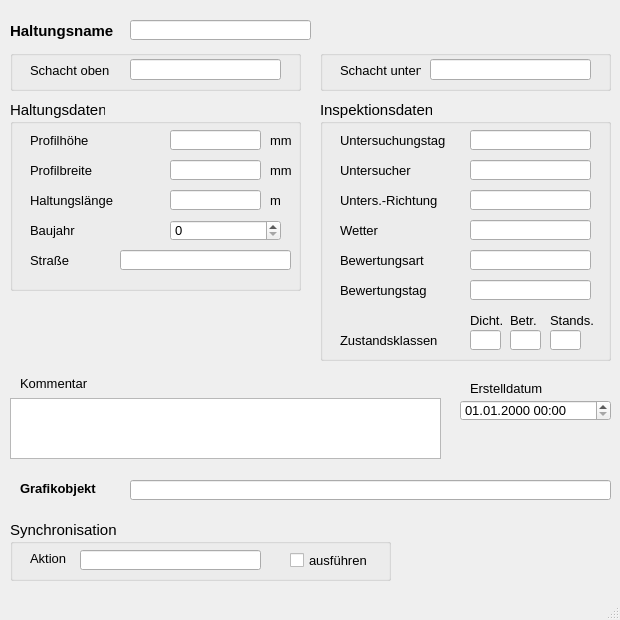
<?xml version="1.0" encoding="UTF-8"?>
<ui version="4.0">
 <class>MainWindow</class>
 <widget class="QMainWindow" name="MainWindow">
  <property name="geometry">
   <rect>
    <x>0</x>
    <y>0</y>
    <width>620</width>
    <height>620</height>
   </rect>
  </property>
  <property name="sizePolicy">
   <sizepolicy hsizetype="Preferred" vsizetype="Preferred">
    <horstretch>0</horstretch>
    <verstretch>0</verstretch>
   </sizepolicy>
  </property>
  <property name="minimumSize">
   <size>
    <width>620</width>
    <height>620</height>
   </size>
  </property>
  <property name="maximumSize">
   <size>
    <width>16777215</width>
    <height>16777215</height>
   </size>
  </property>
  <property name="baseSize">
   <size>
    <width>0</width>
    <height>0</height>
   </size>
  </property>
  <property name="font">
   <font>
    <family>Tahoma</family>
    <pointsize>10</pointsize>
   </font>
  </property>
  <property name="windowTitle">
   <string>Haltung Untersuchungsdaten</string>
  </property>
  <widget class="QWidget" name="centralwidget">
   <widget class="QLabel" name="label">
    <property name="geometry">
     <rect>
      <x>10</x>
      <y>20</y>
      <width>131</width>
      <height>21</height>
     </rect>
    </property>
    <property name="font">
     <font>
      <family>Tahoma</family>
      <pointsize>11</pointsize>
      <weight>75</weight>
      <bold>true</bold>
     </font>
    </property>
    <property name="text">
     <string>Haltungsname</string>
    </property>
   </widget>
   <widget class="QGroupBox" name="groupBox">
    <property name="geometry">
     <rect>
      <x>10</x>
      <y>50</y>
      <width>291</width>
      <height>41</height>
     </rect>
    </property>
    <property name="font">
     <font>
      <family>Tahoma</family>
      <pointsize>11</pointsize>
     </font>
    </property>
    <property name="title">
     <string/>
    </property>
    <widget class="QLabel" name="label_3">
     <property name="geometry">
      <rect>
       <x>20</x>
       <y>10</y>
       <width>91</width>
       <height>21</height>
      </rect>
     </property>
     <property name="font">
      <font>
       <family>Tahoma</family>
       <pointsize>10</pointsize>
      </font>
     </property>
     <property name="text">
      <string>Schacht oben</string>
     </property>
    </widget>
    <widget class="QLineEdit" name="schoben">
     <property name="geometry">
      <rect>
       <x>120</x>
       <y>9</y>
       <width>151</width>
       <height>21</height>
      </rect>
     </property>
     <property name="font">
      <font>
       <family>Tahoma</family>
       <pointsize>10</pointsize>
      </font>
     </property>
     <property name="toolTip">
      <string>&lt;html&gt;&lt;head/&gt;&lt;body&gt;&lt;p&gt;Name des oberen Schachts&lt;/p&gt;&lt;/body&gt;&lt;/html&gt;</string>
     </property>
     <property name="statusTip">
      <string>Name des oberen Schachts</string>
     </property>
    </widget>
   </widget>
   <widget class="QGroupBox" name="groupBox_3">
    <property name="geometry">
     <rect>
      <x>320</x>
      <y>50</y>
      <width>291</width>
      <height>41</height>
     </rect>
    </property>
    <property name="font">
     <font>
      <family>Tahoma</family>
      <pointsize>11</pointsize>
     </font>
    </property>
    <property name="title">
     <string/>
    </property>
    <widget class="QLabel" name="label_9">
     <property name="geometry">
      <rect>
       <x>20</x>
       <y>10</y>
       <width>81</width>
       <height>21</height>
      </rect>
     </property>
     <property name="font">
      <font>
       <family>Tahoma</family>
       <pointsize>10</pointsize>
      </font>
     </property>
     <property name="text">
      <string>Schacht unten</string>
     </property>
    </widget>
    <widget class="QLineEdit" name="schunten">
     <property name="geometry">
      <rect>
       <x>110</x>
       <y>9</y>
       <width>161</width>
       <height>21</height>
      </rect>
     </property>
     <property name="font">
      <font>
       <family>Tahoma</family>
       <pointsize>10</pointsize>
      </font>
     </property>
     <property name="toolTip">
      <string>&lt;html&gt;&lt;head/&gt;&lt;body&gt;&lt;p&gt;Name des unteren Schachts&lt;/p&gt;&lt;/body&gt;&lt;/html&gt;</string>
     </property>
     <property name="statusTip">
      <string>Name des unteren Schachts</string>
     </property>
    </widget>
   </widget>
   <widget class="QTextEdit" name="kommentar">
    <property name="geometry">
     <rect>
      <x>10</x>
      <y>398</y>
      <width>431</width>
      <height>61</height>
     </rect>
    </property>
    <property name="font">
     <font>
      <family>Tahoma</family>
      <pointsize>10</pointsize>
     </font>
    </property>
    <property name="toolTip">
     <string>&lt;html&gt;&lt;head/&gt;&lt;body&gt;&lt;p&gt;Platz für zusätzliche Kommentare&lt;/p&gt;&lt;/body&gt;&lt;/html&gt;</string>
    </property>
    <property name="statusTip">
     <string>Platz für zusätzliche Kommentare</string>
    </property>
   </widget>
   <widget class="QLabel" name="label_22">
    <property name="geometry">
     <rect>
      <x>20</x>
      <y>373</y>
      <width>81</width>
      <height>21</height>
     </rect>
    </property>
    <property name="font">
     <font>
      <family>Tahoma</family>
      <pointsize>10</pointsize>
     </font>
    </property>
    <property name="text">
     <string>Kommentar</string>
    </property>
   </widget>
   <widget class="QLineEdit" name="haltnam">
    <property name="geometry">
     <rect>
      <x>130</x>
      <y>20</y>
      <width>181</width>
      <height>20</height>
     </rect>
    </property>
    <property name="font">
     <font>
      <family>Tahoma</family>
      <pointsize>10</pointsize>
     </font>
    </property>
    <property name="toolTip">
     <string>&lt;html&gt;&lt;head/&gt;&lt;body&gt;&lt;p&gt;Eindeutige Bezeichung&lt;/p&gt;&lt;/body&gt;&lt;/html&gt;</string>
    </property>
    <property name="statusTip">
     <string>Eindeutige Bezeichung</string>
    </property>
   </widget>
   <widget class="QGroupBox" name="groupBox_2">
    <property name="geometry">
     <rect>
      <x>10</x>
      <y>100</y>
      <width>291</width>
      <height>191</height>
     </rect>
    </property>
    <property name="font">
     <font>
      <family>Tahoma</family>
      <pointsize>11</pointsize>
     </font>
    </property>
    <property name="title">
     <string>Haltungsdaten</string>
    </property>
    <widget class="QLabel" name="label_7">
     <property name="geometry">
      <rect>
       <x>20</x>
       <y>60</y>
       <width>101</width>
       <height>21</height>
      </rect>
     </property>
     <property name="font">
      <font>
       <family>Tahoma</family>
       <pointsize>10</pointsize>
      </font>
     </property>
     <property name="text">
      <string>Profilbreite</string>
     </property>
    </widget>
    <widget class="QLabel" name="label_20">
     <property name="geometry">
      <rect>
       <x>260</x>
       <y>60</y>
       <width>31</width>
       <height>21</height>
      </rect>
     </property>
     <property name="font">
      <font>
       <family>Tahoma</family>
       <pointsize>10</pointsize>
      </font>
     </property>
     <property name="text">
      <string>mm</string>
     </property>
    </widget>
    <widget class="QLabel" name="label_21">
     <property name="geometry">
      <rect>
       <x>260</x>
       <y>90</y>
       <width>31</width>
       <height>21</height>
      </rect>
     </property>
     <property name="font">
      <font>
       <family>Tahoma</family>
       <pointsize>10</pointsize>
      </font>
     </property>
     <property name="text">
      <string>m </string>
     </property>
    </widget>
    <widget class="QLineEdit" name="laenge">
     <property name="geometry">
      <rect>
       <x>160</x>
       <y>90</y>
       <width>91</width>
       <height>20</height>
      </rect>
     </property>
     <property name="font">
      <font>
       <family>Tahoma</family>
       <pointsize>10</pointsize>
      </font>
     </property>
     <property name="toolTip">
      <string/>
     </property>
     <property name="statusTip">
      <string/>
     </property>
    </widget>
    <widget class="QLabel" name="label_17">
     <property name="geometry">
      <rect>
       <x>20</x>
       <y>90</y>
       <width>131</width>
       <height>21</height>
      </rect>
     </property>
     <property name="font">
      <font>
       <family>Tahoma</family>
       <pointsize>10</pointsize>
      </font>
     </property>
     <property name="text">
      <string>Haltungslänge</string>
     </property>
    </widget>
    <widget class="QLineEdit" name="hoehe">
     <property name="geometry">
      <rect>
       <x>160</x>
       <y>30</y>
       <width>91</width>
       <height>20</height>
      </rect>
     </property>
     <property name="font">
      <font>
       <family>Tahoma</family>
       <pointsize>10</pointsize>
      </font>
     </property>
     <property name="toolTip">
      <string>&lt;html&gt;&lt;head/&gt;&lt;body&gt;&lt;p&gt;Bedeutung hängt vom Profiltyp ab&lt;/p&gt;&lt;/body&gt;&lt;/html&gt;</string>
     </property>
     <property name="statusTip">
      <string>Bedeutung hängt vom Profiltyp ab</string>
     </property>
    </widget>
    <widget class="QLabel" name="label_16">
     <property name="geometry">
      <rect>
       <x>260</x>
       <y>30</y>
       <width>31</width>
       <height>21</height>
      </rect>
     </property>
     <property name="font">
      <font>
       <family>Tahoma</family>
       <pointsize>10</pointsize>
      </font>
     </property>
     <property name="text">
      <string>mm</string>
     </property>
    </widget>
    <widget class="QLineEdit" name="breite">
     <property name="geometry">
      <rect>
       <x>160</x>
       <y>60</y>
       <width>91</width>
       <height>20</height>
      </rect>
     </property>
     <property name="font">
      <font>
       <family>Tahoma</family>
       <pointsize>10</pointsize>
      </font>
     </property>
     <property name="toolTip">
      <string>&lt;html&gt;&lt;head/&gt;&lt;body&gt;&lt;p&gt;Bedeutung hängt vom Profiltyp ab&lt;/p&gt;&lt;/body&gt;&lt;/html&gt;</string>
     </property>
     <property name="statusTip">
      <string>Bedeutung hängt vom Profiltyp ab</string>
     </property>
    </widget>
    <widget class="QLabel" name="label_6">
     <property name="geometry">
      <rect>
       <x>20</x>
       <y>30</y>
       <width>101</width>
       <height>21</height>
      </rect>
     </property>
     <property name="font">
      <font>
       <family>Tahoma</family>
       <pointsize>10</pointsize>
      </font>
     </property>
     <property name="text">
      <string>Profilhöhe</string>
     </property>
    </widget>
    <widget class="QLabel" name="label_60">
     <property name="geometry">
      <rect>
       <x>20</x>
       <y>120</y>
       <width>131</width>
       <height>21</height>
      </rect>
     </property>
     <property name="font">
      <font>
       <family>Tahoma</family>
       <pointsize>10</pointsize>
      </font>
     </property>
     <property name="text">
      <string>Baujahr</string>
     </property>
    </widget>
    <widget class="QSpinBox" name="Baujahr">
     <property name="geometry">
      <rect>
       <x>160</x>
       <y>120</y>
       <width>111</width>
       <height>21</height>
      </rect>
     </property>
     <property name="font">
      <font>
       <family>Tahoma</family>
       <pointsize>10</pointsize>
      </font>
     </property>
     <property name="toolTip">
      <string/>
     </property>
     <property name="statusTip">
      <string/>
     </property>
    </widget>
    <widget class="QLineEdit" name="strasse">
     <property name="geometry">
      <rect>
       <x>110</x>
       <y>150</y>
       <width>171</width>
       <height>20</height>
      </rect>
     </property>
     <property name="font">
      <font>
       <family>Tahoma</family>
       <pointsize>10</pointsize>
      </font>
     </property>
     <property name="toolTip">
      <string>&lt;html&gt;&lt;head/&gt;&lt;body&gt;&lt;p&gt;Straße&lt;/p&gt;&lt;/body&gt;&lt;/html&gt;</string>
     </property>
     <property name="statusTip">
      <string>Straße</string>
     </property>
    </widget>
    <widget class="QLabel" name="label_18">
     <property name="geometry">
      <rect>
       <x>20</x>
       <y>150</y>
       <width>121</width>
       <height>21</height>
      </rect>
     </property>
     <property name="font">
      <font>
       <family>Tahoma</family>
       <pointsize>10</pointsize>
      </font>
     </property>
     <property name="text">
      <string>Straße</string>
     </property>
    </widget>
   </widget>
   <widget class="QLabel" name="label_71">
    <property name="geometry">
     <rect>
      <x>470</x>
      <y>378</y>
      <width>91</width>
      <height>21</height>
     </rect>
    </property>
    <property name="text">
     <string>Erstelldatum</string>
    </property>
   </widget>
   <widget class="QgsDateTimeEdit" name="createdat">
    <property name="geometry">
     <rect>
      <x>460</x>
      <y>400</y>
      <width>151</width>
      <height>21</height>
     </rect>
    </property>
    <property name="font">
     <font>
      <family>Tahoma</family>
      <pointsize>10</pointsize>
     </font>
    </property>
    <property name="currentSection">
     <enum>QDateTimeEdit::DaySection</enum>
    </property>
    <property name="displayFormat">
     <string>dd.MM.yyyy HH:mm</string>
    </property>
   </widget>
   <widget class="QGroupBox" name="groupBox_4">
    <property name="geometry">
     <rect>
      <x>320</x>
      <y>100</y>
      <width>291</width>
      <height>261</height>
     </rect>
    </property>
    <property name="font">
     <font>
      <family>Tahoma</family>
      <pointsize>11</pointsize>
     </font>
    </property>
    <property name="title">
     <string>Inspektionsdaten</string>
    </property>
    <widget class="QLabel" name="label_61">
     <property name="geometry">
      <rect>
       <x>20</x>
       <y>30</y>
       <width>121</width>
       <height>21</height>
      </rect>
     </property>
     <property name="font">
      <font>
       <family>Tahoma</family>
       <pointsize>10</pointsize>
      </font>
     </property>
     <property name="text">
      <string>Untersuchungstag</string>
     </property>
    </widget>
    <widget class="QLineEdit" name="untersuchtag">
     <property name="geometry">
      <rect>
       <x>150</x>
       <y>30</y>
       <width>121</width>
       <height>20</height>
      </rect>
     </property>
     <property name="font">
      <font>
       <family>Tahoma</family>
       <pointsize>10</pointsize>
      </font>
     </property>
     <property name="toolTip">
      <string>&lt;html&gt;&lt;head/&gt;&lt;body&gt;&lt;p&gt;Datum&lt;/p&gt;&lt;/body&gt;&lt;/html&gt;</string>
     </property>
     <property name="statusTip">
      <string>Datum</string>
     </property>
    </widget>
    <widget class="QLabel" name="label_62">
     <property name="geometry">
      <rect>
       <x>20</x>
       <y>60</y>
       <width>121</width>
       <height>21</height>
      </rect>
     </property>
     <property name="font">
      <font>
       <family>Tahoma</family>
       <pointsize>10</pointsize>
      </font>
     </property>
     <property name="text">
      <string>Untersucher</string>
     </property>
    </widget>
    <widget class="QLineEdit" name="untersucher">
     <property name="geometry">
      <rect>
       <x>150</x>
       <y>60</y>
       <width>121</width>
       <height>20</height>
      </rect>
     </property>
     <property name="font">
      <font>
       <family>Tahoma</family>
       <pointsize>10</pointsize>
      </font>
     </property>
     <property name="toolTip">
      <string>&lt;html&gt;&lt;head/&gt;&lt;body&gt;&lt;p&gt;Name bzw. Kürzel&lt;/p&gt;&lt;/body&gt;&lt;/html&gt;</string>
     </property>
     <property name="statusTip">
      <string>Name bzw. Kürzel</string>
     </property>
    </widget>
    <widget class="QLabel" name="label_63">
     <property name="geometry">
      <rect>
       <x>20</x>
       <y>120</y>
       <width>121</width>
       <height>21</height>
      </rect>
     </property>
     <property name="font">
      <font>
       <family>Tahoma</family>
       <pointsize>10</pointsize>
      </font>
     </property>
     <property name="text">
      <string>Wetter</string>
     </property>
    </widget>
    <widget class="QLineEdit" name="wetter">
     <property name="geometry">
      <rect>
       <x>150</x>
       <y>120</y>
       <width>121</width>
       <height>20</height>
      </rect>
     </property>
     <property name="font">
      <font>
       <family>Tahoma</family>
       <pointsize>10</pointsize>
      </font>
     </property>
     <property name="toolTip">
      <string>&lt;html&gt;&lt;head/&gt;&lt;body&gt;&lt;p&gt;Wetter am Untersuchungstag&lt;/p&gt;&lt;/body&gt;&lt;/html&gt;</string>
     </property>
     <property name="statusTip">
      <string>Wetter am Untersuchungstag</string>
     </property>
    </widget>
    <widget class="QLabel" name="label_64">
     <property name="geometry">
      <rect>
       <x>20</x>
       <y>150</y>
       <width>121</width>
       <height>21</height>
      </rect>
     </property>
     <property name="font">
      <font>
       <family>Tahoma</family>
       <pointsize>10</pointsize>
      </font>
     </property>
     <property name="text">
      <string>Bewertungsart</string>
     </property>
    </widget>
    <widget class="QLineEdit" name="bewertungsart">
     <property name="geometry">
      <rect>
       <x>150</x>
       <y>150</y>
       <width>121</width>
       <height>20</height>
      </rect>
     </property>
     <property name="font">
      <font>
       <family>Tahoma</family>
       <pointsize>10</pointsize>
      </font>
     </property>
     <property name="toolTip">
      <string>&lt;html&gt;&lt;head/&gt;&lt;body&gt;&lt;p&gt;Bezeichnung des verwendeten Bewertungsmodells (z.B. DWA-M 149-3)&lt;/p&gt;&lt;/body&gt;&lt;/html&gt;</string>
     </property>
     <property name="statusTip">
      <string>Bezeichnung des verwendeten Bewertungsmodells (z.B. DWA-M 149-3)</string>
     </property>
    </widget>
    <widget class="QLabel" name="label_65">
     <property name="geometry">
      <rect>
       <x>20</x>
       <y>180</y>
       <width>121</width>
       <height>21</height>
      </rect>
     </property>
     <property name="font">
      <font>
       <family>Tahoma</family>
       <pointsize>10</pointsize>
      </font>
     </property>
     <property name="text">
      <string>Bewertungstag</string>
     </property>
    </widget>
    <widget class="QLineEdit" name="bewertungstag">
     <property name="geometry">
      <rect>
       <x>150</x>
       <y>180</y>
       <width>121</width>
       <height>20</height>
      </rect>
     </property>
     <property name="font">
      <font>
       <family>Tahoma</family>
       <pointsize>10</pointsize>
      </font>
     </property>
     <property name="toolTip">
      <string>&lt;html&gt;&lt;head/&gt;&lt;body&gt;&lt;p&gt;Datum des Tages, an dem die Bewertung durchgeführt wurde&lt;/p&gt;&lt;/body&gt;&lt;/html&gt;</string>
     </property>
     <property name="statusTip">
      <string>Datum des Tages, an dem die Bewertung durchgeführt wurde</string>
     </property>
    </widget>
    <widget class="QLabel" name="label_38">
     <property name="geometry">
      <rect>
       <x>230</x>
       <y>210</y>
       <width>51</width>
       <height>21</height>
      </rect>
     </property>
     <property name="font">
      <font>
       <family>Tahoma</family>
       <pointsize>10</pointsize>
      </font>
     </property>
     <property name="text">
      <string>Stands.</string>
     </property>
    </widget>
    <widget class="QLabel" name="label_37">
     <property name="geometry">
      <rect>
       <x>190</x>
       <y>210</y>
       <width>41</width>
       <height>21</height>
      </rect>
     </property>
     <property name="font">
      <font>
       <family>Tahoma</family>
       <pointsize>10</pointsize>
      </font>
     </property>
     <property name="text">
      <string>Betr.</string>
     </property>
    </widget>
    <widget class="QLabel" name="label_36">
     <property name="geometry">
      <rect>
       <x>20</x>
       <y>230</y>
       <width>121</width>
       <height>21</height>
      </rect>
     </property>
     <property name="font">
      <font>
       <family>Tahoma</family>
       <pointsize>10</pointsize>
      </font>
     </property>
     <property name="text">
      <string>Zustandsklassen</string>
     </property>
    </widget>
    <widget class="QLabel" name="label_39">
     <property name="geometry">
      <rect>
       <x>150</x>
       <y>210</y>
       <width>41</width>
       <height>21</height>
      </rect>
     </property>
     <property name="font">
      <font>
       <family>Tahoma</family>
       <pointsize>10</pointsize>
      </font>
     </property>
     <property name="text">
      <string>Dicht.</string>
     </property>
    </widget>
    <widget class="QLineEdit" name="max_ZD">
     <property name="geometry">
      <rect>
       <x>150</x>
       <y>230</y>
       <width>31</width>
       <height>20</height>
      </rect>
     </property>
     <property name="toolTip">
      <string>&lt;html&gt;&lt;head/&gt;&lt;body&gt;&lt;p&gt;Zustandsklasse Dichtheit&lt;/p&gt;&lt;/body&gt;&lt;/html&gt;</string>
     </property>
     <property name="statusTip">
      <string>Zustandsklasse Dichtheit</string>
     </property>
    </widget>
    <widget class="QLineEdit" name="max_ZS">
     <property name="geometry">
      <rect>
       <x>230</x>
       <y>230</y>
       <width>31</width>
       <height>20</height>
      </rect>
     </property>
     <property name="toolTip">
      <string>&lt;html&gt;&lt;head/&gt;&lt;body&gt;&lt;p&gt;Zustandsklasse Standsicherheit&lt;/p&gt;&lt;/body&gt;&lt;/html&gt;</string>
     </property>
     <property name="statusTip">
      <string>Zustandsklasse Standsicherheit</string>
     </property>
    </widget>
    <widget class="QLineEdit" name="max_ZB">
     <property name="geometry">
      <rect>
       <x>190</x>
       <y>230</y>
       <width>31</width>
       <height>20</height>
      </rect>
     </property>
     <property name="toolTip">
      <string>&lt;html&gt;&lt;head/&gt;&lt;body&gt;&lt;p&gt;Zustandsklasse Betriebssicherheit&lt;/p&gt;&lt;/body&gt;&lt;/html&gt;</string>
     </property>
     <property name="statusTip">
      <string>Zustandsklasse Betriebssicherheit</string>
     </property>
    </widget>
    <widget class="QLabel" name="label_66">
     <property name="geometry">
      <rect>
       <x>20</x>
       <y>90</y>
       <width>121</width>
       <height>21</height>
      </rect>
     </property>
     <property name="font">
      <font>
       <family>Tahoma</family>
       <pointsize>10</pointsize>
      </font>
     </property>
     <property name="text">
      <string>Unters.-Richtung</string>
     </property>
    </widget>
    <widget class="QLineEdit" name="untersuchrichtung">
     <property name="geometry">
      <rect>
       <x>150</x>
       <y>90</y>
       <width>121</width>
       <height>20</height>
      </rect>
     </property>
     <property name="font">
      <font>
       <family>Tahoma</family>
       <pointsize>10</pointsize>
      </font>
     </property>
     <property name="toolTip">
      <string>&lt;html&gt;&lt;head/&gt;&lt;body&gt;&lt;p&gt;Untersuchungsrichtung&lt;/p&gt;&lt;/body&gt;&lt;/html&gt;</string>
     </property>
     <property name="statusTip">
      <string>Untersuchungsrichtung</string>
     </property>
    </widget>
   </widget>
   <widget class="QLabel" name="label_23">
    <property name="geometry">
     <rect>
      <x>20</x>
      <y>480</y>
      <width>101</width>
      <height>16</height>
     </rect>
    </property>
    <property name="font">
     <font>
      <family>Tahoma</family>
      <pointsize>10</pointsize>
      <weight>75</weight>
      <bold>true</bold>
     </font>
    </property>
    <property name="text">
     <string>Grafikobjekt</string>
    </property>
   </widget>
   <widget class="QGroupBox" name="groupBox_sync">
    <property name="geometry">
     <rect>
      <x>10</x>
      <y>520</y>
      <width>381</width>
      <height>61</height>
     </rect>
    </property>
    <property name="font">
     <font>
      <family>Tahoma</family>
      <pointsize>11</pointsize>
     </font>
    </property>
    <property name="title">
     <string>Synchronisation</string>
    </property>
    <widget class="QCheckBox" name="status">
     <property name="geometry">
      <rect>
       <x>280</x>
       <y>30</y>
       <width>101</width>
       <height>21</height>
      </rect>
     </property>
     <property name="font">
      <font>
       <family>Tahoma</family>
       <pointsize>10</pointsize>
      </font>
     </property>
     <property name="toolTip">
      <string>Synchronisation aktivieren</string>
     </property>
     <property name="statusTip">
      <string>Synchronisation aktivieren</string>
     </property>
     <property name="text">
      <string>ausführen</string>
     </property>
    </widget>
    <widget class="QLabel" name="label_19">
     <property name="geometry">
      <rect>
       <x>20</x>
       <y>30</y>
       <width>51</width>
       <height>16</height>
      </rect>
     </property>
     <property name="font">
      <font>
       <family>Tahoma</family>
       <pointsize>10</pointsize>
      </font>
     </property>
     <property name="text">
      <string>Aktion</string>
     </property>
    </widget>
    <widget class="QLineEdit" name="aktion">
     <property name="geometry">
      <rect>
       <x>70</x>
       <y>30</y>
       <width>181</width>
       <height>20</height>
      </rect>
     </property>
     <property name="toolTip">
      <string>&lt;html&gt;&lt;head/&gt;&lt;body&gt;&lt;p&gt;Maßnahme zur Synchronisation&lt;/p&gt;&lt;/body&gt;&lt;/html&gt;</string>
     </property>
     <property name="statusTip">
      <string>Maßnahme zur Synchronisation</string>
     </property>
    </widget>
   </widget>
   <widget class="QLineEdit" name="objekt">
    <property name="geometry">
     <rect>
      <x>130</x>
      <y>480</y>
      <width>481</width>
      <height>20</height>
     </rect>
    </property>
    <property name="toolTip">
     <string>&lt;html&gt;&lt;head/&gt;&lt;body&gt;&lt;p&gt;Textbeschreibung (WKT) des Grafikobjekts&lt;/p&gt;&lt;/body&gt;&lt;/html&gt;</string>
    </property>
    <property name="statusTip">
     <string>Textbeschreibung des Grafikobjekts</string>
    </property>
   </widget>
  </widget>
  <widget class="QMenuBar" name="menubar">
   <property name="geometry">
    <rect>
     <x>0</x>
     <y>0</y>
     <width>620</width>
     <height>22</height>
    </rect>
   </property>
  </widget>
  <widget class="QStatusBar" name="statusbar"/>
 </widget>
 <customwidgets>
  <customwidget>
   <class>QgsDateTimeEdit</class>
   <extends>QDateTimeEdit</extends>
   <header>qgsdatetimeedit.h</header>
  </customwidget>
 </customwidgets>
 <tabstops>
  <tabstop>haltnam</tabstop>
  <tabstop>hoehe</tabstop>
  <tabstop>breite</tabstop>
  <tabstop>laenge</tabstop>
  <tabstop>createdat</tabstop>
  <tabstop>kommentar</tabstop>
 </tabstops>
 <resources/>
 <connections/>
</ui>
